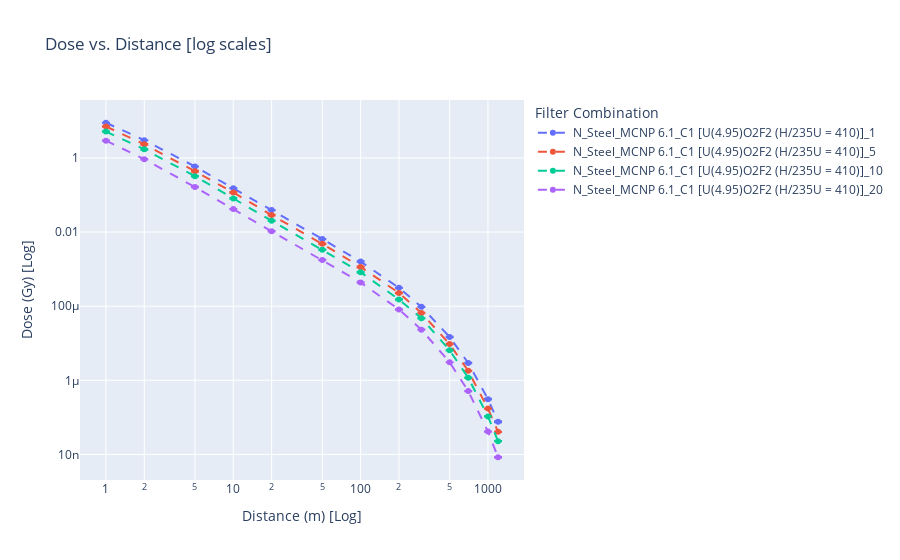

Notebook source saved alongside this figure:
### Code cell
import pandas as pd
import plotly.graph_objects as go
import ipywidgets as widgets
from IPython.display import display
from ipywidgets import Output

# Charger vos données
data = pd.read_excel("../DB/All-at-once_DB.xlsx", sheet_name='screen')

# Calcul des incertitudes absolues
data["Absolute Uncertainty"] = (data["1s uncertainty"]) * data["Dose (Gy)"]

# Ajouter une colonne pour la combinaison de filtres
data['Filter Combo'] = data.apply(lambda row: f"{row['Particle']}_{row['Screen']}_{row['Code']}_{row['Case']}_{row['Thickness (cm)']}", axis=1)

output = Output()  # Créez une zone d'affichage pour la figure

# Initialiser une figure vide dans l'objet Output
fig = go.Figure()
fig.update_layout(
    title="Dose vs. Distance [log scales]",
    xaxis_title="Distance (m) [Log]",
    yaxis_title="Dose (Gy) [Log]",
    legend_title="Filter Combination",
    xaxis={'type': 'log'},
    yaxis={'type': 'log'},
    showlegend=True  # Assure que la légende est toujours affichée
)

display(output)  # Affiche l'objet Output une seule fois

# Fonction pour mettre à jour le graphique
def plot_filters(particle_types, screen_types, code_types, case_types, thickness_types):
    fig.data = []  # Efface les données précédentes de la figure
    filtered_data = data[data['Particle'].isin(particle_types) & 
                         data['Screen'].isin(screen_types) &
                         data['Code'].isin(code_types) &
                         data['Case'].isin(case_types) &
                         data['Thickness (cm)'].isin(thickness_types)]

    for combo in filtered_data['Filter Combo'].unique():
        df_subset = filtered_data[filtered_data['Filter Combo'] == combo]
        fig.add_trace(go.Scatter(x=df_subset["Distance (m)"], y=df_subset["Dose (Gy)"],
                                 mode='lines+markers', name=combo,
                                 line=dict(dash='dash'),
                                 error_y=dict(type='data', array=2*df_subset["Absolute Uncertainty"],
                                              visible=True)))
    with output:
        output.clear_output(wait=True)  # Efface la sortie précédente
        display(fig)  # Affichez la figure mise à jour

# Création des widgets
particle_selector = widgets.SelectMultiple(
    options=list(data['Particle'].unique()),
    value=[data['Particle'].unique()[0]],
    description='Particle:',
)

screen_selector = widgets.SelectMultiple(
    options=list(data['Screen'].unique()),
    value=[data['Screen'].unique()[0]],
    description='Screen:',
)

code_selector = widgets.SelectMultiple(
    options=list(data['Code'].unique()),
    value=[data['Code'].unique()[0]],
    description='Code:',
)

case_selector = widgets.SelectMultiple(
    options=list(data['Case'].unique()),
    value=[data['Case'].unique()[0]],
    description='Case:',
)

thickness_options = sorted(data['Thickness (cm)'].unique())
thickness_selector = widgets.SelectMultiple(
    options=thickness_options,
    value=[thickness_options[0]],
    description='Thickness:',
)

interactive_plot = widgets.interactive_output(plot_filters, {
    'particle_types': particle_selector, 
    'screen_types': screen_selector, 
    'code_types': code_selector,
    'case_types': case_selector,
    'thickness_types': thickness_selector
})

widget_box = widgets.VBox([
    particle_selector,
    screen_selector,
    code_selector,
    case_selector,
    thickness_selector
])

display(widget_box)

### Figure 1 — Plotly figure (JSON) as saved in the notebook; plotly's stock layout.template omitted (floating-point values rounded to 4 significant figures)
{"data": [{"error_y": {"array": [0.003026, 0.001808, 0.0007176, 0.0003644, 0.0001775, 6.181e-05, 2.406e-05, 3.398e-06, 1.142e-06, 2.047e-07, 5.039e-08, 6.748e-09, 2.266e-09], "type": "data", "visible": true}, "line": {"dash": "dash"}, "mode": "lines+markers", "name": "N_Steel_MCNP 6.1_C1 [U(4.95)O2F2 (H/235U = 410)]_1", "type": "scatter", "x": [1, 2, 5, 10, 20, 50, 100, 200, 300, 500, 700, 1000, 1200], "y": [8.901, 3.014, 0.5882, 0.1531, 0.03909, 0.006479, 0.001595, 0.0003123, 9.611e-05, 1.475e-05, 2.94e-06, 3.098e-07, 7.639e-08]}, {"error_y": {"array": [0.1172, 0.05222, 0.01207, 0.003021, 0.0005395, 0.0001124, 3.391e-05, 3.959e-06, 8.932e-07, 1.254e-07, 2.267e-08, 2.035e-09, 5.205e-10], "type": "data", "visible": true}, "line": {"dash": "dash"}, "mode": "lines+markers", "name": "N_Steel_MCNP 6.1_C1 [U(4.95)O2F2 (H/235U = 410)]_5", "type": "scatter", "x": [1, 2, 5, 10, 20, 50, 100, 200, 300, 500, 700, 1000, 1200], "y": [7.062, 2.331, 0.4372, 0.1171, 0.02869, 0.004805, 0.001146, 0.0002275, 6.568e-05, 9.5e-06, 1.799e-06, 1.724e-07, 4.067e-08]}, {"error_y": {"array": [0.06289, 0.03558, 0.006996, 0.001556, 0.0002967, 6.011e-05, 1.759e-05, 1.64e-06, 5.501e-07, 7.634e-08, 1.126e-08, 8.269e-10, 1.64e-10], "type": "data", "visible": true}, "line": {"dash": "dash"}, "mode": "lines+markers", "name": "N_Steel_MCNP 6.1_C1 [U(4.95)O2F2 (H/235U = 410)]_10", "type": "scatter", "x": [1, 2, 5, 10, 20, 50, 100, 200, 300, 500, 700, 1000, 1200], "y": [5.155, 1.71, 0.3209, 0.08105, 0.02032, 0.003339, 0.000822, 0.0001518, 4.742e-05, 6.469e-06, 1.173e-06, 1.06e-07, 2.278e-08]}, {"error_y": {"array": [0.02518, 0.01183, 0.002104, 0.0004594, 0.0001197, 2.76e-05, 8.09e-06, 1.064e-06, 1.816e-07, 2.027e-08, 2.352e-09, 3.407e-10, 7.396e-11], "type": "data", "visible": true}, "line": {"dash": "dash"}, "mode": "lines+markers", "name": "N_Steel_MCNP 6.1_C1 [U(4.95)O2F2 (H/235U = 410)]_20", "type": "scatter", "x": [1, 2, 5, 10, 20, 50, 100, 200, 300, 500, 700, 1000, 1200], "y": [2.928, 0.9242, 0.1644, 0.04176, 0.0105, 0.001769, 0.000435, 8.184e-05, 2.329e-05, 3.071e-06, 5.114e-07, 4.155e-08, 8.404e-09]}], "layout": {"legend": {"title": {"text": "Filter Combination"}}, "showlegend": true, "title": {"text": "Dose vs. Distance [log scales]"}, "xaxis": {"title": {"text": "Distance (m) [Log]"}, "type": "log"}, "yaxis": {"title": {"text": "Dose (Gy) [Log]"}, "type": "log"}}}
